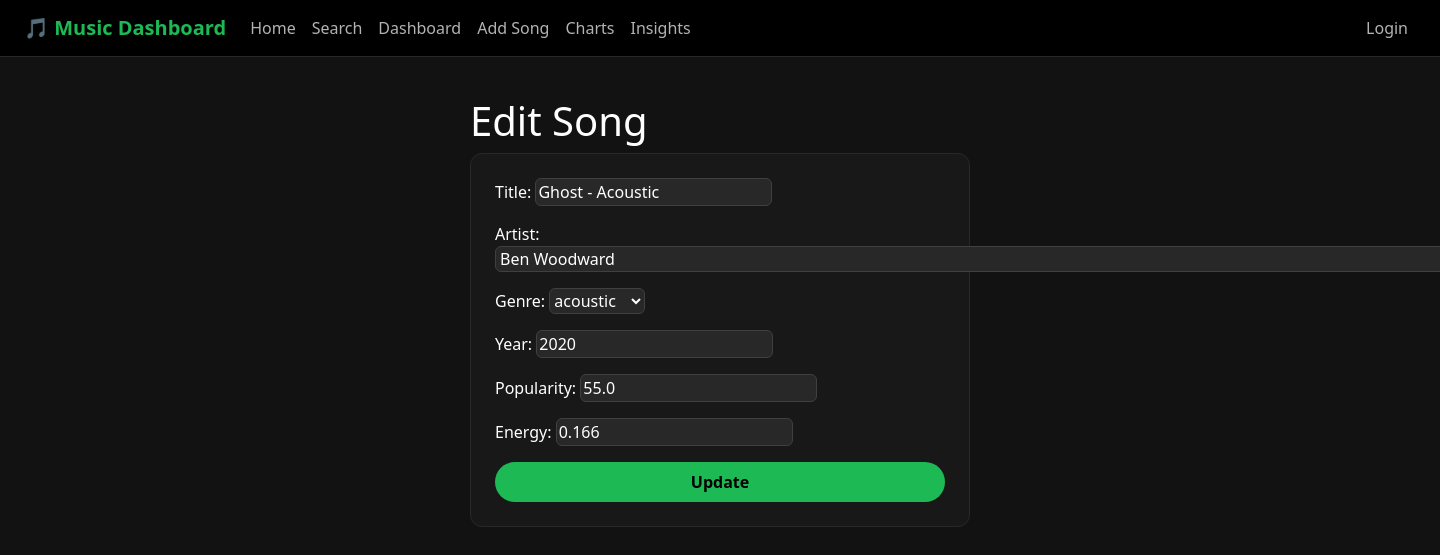
The page /edit/7/ on the database its author committed.
### music_app/models.py (models this page shows, shortened)
class Song(models.Model):
    title = models.CharField(max_length=200)
    artist = models.ForeignKey(Artist, on_delete=models.CASCADE)
    genre = models.ForeignKey(Genre, on_delete=models.CASCADE)
    year = models.IntegerField(default=2020)
    popularity = models.FloatField(default=0)
    energy = models.FloatField(default=0)

### music_app/views.py (the view)
# urls.py: path('edit/<int:song_id>/', views.edit_song, name='edit_song'),
def edit_song(request, song_id):
    song = get_object_or_404(Song, id=song_id)
    if request.method == "POST":
        form = SongForm(request.POST, instance=song)
        if form.is_valid():
            form.save()
            return redirect('home')
    else:
        form = SongForm(instance=song)
    return render(request, 'music_app/edit_song.html', {'form': form, 'song': song})

### music_app/forms.py
class SongForm(forms.ModelForm):
    class Meta:
        model = Song
        fields = '__all__'

### music_app/models.py (called while the page is built)
    def __str__(self):
        return self.name

    def __str__(self):
        return self.name

### music_app/templates/music_app/edit_song.html (shortened to what this page needs)
{% extends 'base.html' %}
{% block content %}
<div style="max-width: 500px; margin: 40px auto;">
    <h1>Edit Song</h1>
    <form method="POST" class="card">
        {{ form.as_p }}
        <button type="submit">Update</button>
    </form>
</div>
{% endblock %}

### templates/base.html (style rules this page uses)
:root { --spotify-green: #1DB954; --spotify-dark: #121212; --spotify-darker: #000000; --spotify-gray: #181818; --spotify-light-gray: #282828; --spotify-text: #B3B3B3; }
body { background-color: var(--spotify-dark); color: #FFFFFF; }
h1, h2, h3 { color: #FFFFFF; }
label, p, form p, td, th { color: #FFFFFF !important; }
.btn, button { background-color: var(--spotify-green); color: #000000; border: none; border-radius: 20px; font-weight: 600; padding: 8px 24px; }
input, select, textarea { background-color: var(--spotify-light-gray) !important; color: #FFFFFF !important; border: 1px solid #404040 !important; border-radius: 6px !important; }
input::placeholder { color: var(--spotify-text) !important; }
.card, .chart-card { background-color: var(--spotify-gray); border-radius: 12px; padding: 1.5rem; border: 1px solid #282828; }

### rows shown on the page
Song: title "Ghost - Acoustic", artist "Ben Woodward", genre "acoustic", year "2020", popularity "55.0", energy "0.166"
